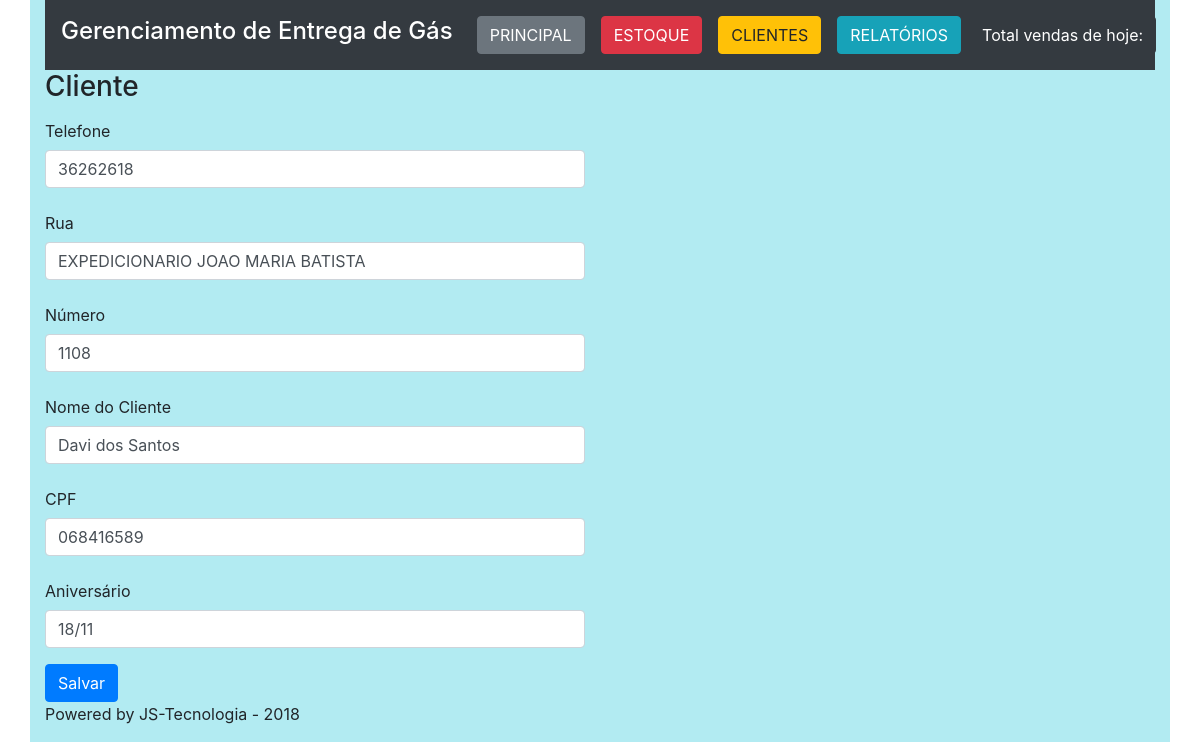
Screenshot of /novoCliente.php?id=17 with the database file from the repository.
### tables this page shows
CREATE TABLE `telefone` (
  `id` int(11) NOT NULL,
  `ddd` varchar(2) NOT NULL,
  `numero` varchar(10) NOT NULL,
  `cliente_id` int(11) NOT NULL
);

CREATE TABLE `cep` (
  `cep` int(8) UNSIGNED ZEROFILL NOT NULL,
  `logradouro` varchar(45) NOT NULL,
  `bairro` varchar(45) NOT NULL,
  `cidade` varchar(60) NOT NULL,
  `uf` char(2) NOT NULL
);

CREATE TABLE `cliente` (
  `id` int(11) NOT NULL,
  `numero` varchar(8) NOT NULL,
  `nome` varchar(45) NOT NULL,
  `cpf` varchar(45) DEFAULT NULL,
  `aniversario` varchar(10) DEFAULT NULL,
  `cep` int(8) DEFAULT NULL
);

### autoload.php (called while the page is built, shortened)
<?php
spl_autoload_register(function ($class){
    $pastas = ['daos', 'models'];
 });
?>

### classes/daos/Model.php (called while the page is built, shortened)
<?php
class Model{
		protected $table;
		protected $db;
		protected $class;
		private $host = 'localhost';
		private $user = 'root';
		private $pass = '';
		private $dbase = 'gas';
		public function __construct(){
	        try{
		        $this->db = new PDO('mysql:host=' . $this->host . ';dbname=' . $this->dbase, $this->user, $this->pass);
		        $this->db->setAttribute(PDO::ATTR_ERRMODE, PDO::ERRMODE_EXCEPTION);
	        } catch (PDOException $erro) {
	            echo "Aconteceu o seguinte erro**** " . $erro->getMessage();
        	}
    	}
		public function procurar($id){
			$sql = $this->db->prepare("SELECT * FROM {$this->table} WHERE id = {$id}");
			$sql->setFetchMode(PDO::FETCH_CLASS, $this->class);
			$sql->execute();
			return $sql->fetch();
		}
	}
?>

### classes/daos/TelefoneDAO.php (called while the page is built, shortened)
<?php
require_once 'Model.php';
class TelefoneDAO extends Model{
	function __construct(){
		$this->class = 'Telefone';
		$this->table = 'telefone';
	}
	public function procuraTelCli($cliente_id){
		$sql = $this->db->prepare("SELECT * FROM {$this->table} WHERE cliente_id = {$cliente_id} ORDER BY id DESC LIMIT 1");
		$sql->setFetchMode(PDO::FETCH_CLASS, $this->class);
		$sql->execute();
		return $sql->fetch();
	}
}
?>

### classes/models/Telefone.php (called while the page is built, shortened)
<?php
class Telefone{
		private $numero;
    public function getNumero()
    {
        return $this->numero;
    }
}
?>

### classes/daos/ClienteDAO.php (called while the page is built, shortened)
<?php
require_once 'Model.php';
class ClienteDAO extends Model{
	function __construct(){
		$this->class = 'Cliente';
		$this->table = 'cliente';
	}
}
?>

### classes/models/Cliente.php (called while the page is built, shortened)
<?php
class Cliente{
		private $numero;
		private $cep;
		private $nome;
		private $cpf;
		private $aniversario;
    public function getNumero()
    {
        return $this->numero;
    }
    public function getCep()
    {
        return $this->cep;
    }
    public function getNome()
    {
        return $this->nome;
    }
    public function getCpf()
    {
        return $this->cpf;
    }
    public function getAniversario()
    {
        return $this->aniversario;
    }
}
?>

### classes/daos/CepDAO.php (called while the page is built, shortened)
<?php
require_once 'Model.php';
class CepDAO extends Model{
	function __construct(){
		$this->class = 'Cep';
		$this->table = 'cep';
	}
	public function procuraCep($cep){
			$sql = $this->db->prepare("SELECT * FROM {$this->table} WHERE cep = {$cep}");
			$sql->setFetchMode(PDO::FETCH_CLASS, $this->class);
			$sql->execute();
			return $sql->fetch();
		}
}
?>

### classes/models/Cep.php (called while the page is built, shortened)
<?php
class Cep{
		private $logradouro;
    public function getLogradouro()
    {
        return $this->logradouro;
    }
}
?>

### novoCliente.php (the view, shortened to what this page needs)
<?php
    require_once('layout/header.php');
    $cliente = new Cliente();
    $clienteDAO = new ClienteDAO();
    $telefone = new Telefone();
    $telefoneDAO = new TelefoneDAO();
    $cep = new Cep();
    $cepDAO = new CepDAO();
    if (isset($_GET['id'])) {
      $cliente = $clienteDAO->procurar($_GET['id']);
      $telefone = $telefoneDAO->procuraTelCli($_GET['id']);
      $cep = $cepDAO->procuraCep($cliente->getCep());
      $acao = 'alterar';
    }else{
      $acao = 'cadastrar';
    }
    if (isset($_GET['msg'])) {
      $msg = ($_GET['msg']);
    } else{$msg = "";}
?>
      <div class="bs-docs-section">
        <div class="row">
          <div class="col-lg-6">
            <div class="page-header">
              <h3 id="forms">Cliente <?php if ($msg) {echo $msg;} ?></h3>
            </div>
            <div class="bs-component">
              <form action="mantemCliente.php?acao=<?php echo $acao; ?>" method = "post">
                <fieldset>
                  <div class="form-group">
                    <label class="col-form-label" for="numero">Telefone</label>
                    <input value="<?php if ($telefone) {echo $telefone->getNumero();} else echo $_GET['telefone'] ?>" type="text" class="form-control fone" id="telefone" name = "telefone"  placeholder="Digite o telefone...">
                  </div>
                  <div class="form-group">
                    <label class="col-form-label" for="rua">Rua</label>
                    <input value="<?php echo $cep->getLogradouro(); ?>" type="text" class="form-control " id="rua" name = "rua"  placeholder="Digite o nome da rua...">
                  </div>
                 <div class="form-group">
                    <label class="col-form-label" for="numero">Número</label>
                    <input value="<?php echo $cliente->getNumero(); ?>" type="text" class="form-control " id="numero" name = "numero"  placeholder="Digite o numero da casa...">
                  </div>
                  <div class="form-group">
                    <label class="col-form-label" for="rua">Nome do Cliente</label>
                    <input value="<?php echo $cliente->getNome(); ?>" type="text" class="form-control " id="nome" name = "nome"  placeholder="Digite o nome do cliente...">
                  </div>
                  <div class="form-group">
                    <label class="col-form-label" for="rua">CPF</label>
                    <input value="<?php echo $cliente->getCpf(); ?>" type="text" class="form-control " id="cpf" name = "cpf"  placeholder="Digite o CPF...">
                  </div>
                  <div class="form-group">
                    <label class="col-form-label" for="rua">Aniversário</label>
                    <input value="<?php echo $cliente->getAniversario(); ?>" type="text" class="form-control niver" id="aniversario" name = "aniversario"  placeholder="Digite o dia e o mês do aniversário...">
                  </div>
                </fieldset>
                  <button type="submit" class="btn btn-primary">Salvar</button>
              </form>
            </div>
          </div>
        </div>
      </div>
<?php
    require_once('layout/footer.php');
?>

### rows the page displays
telefone: telefone "36262618"
cep: rua "EXPEDICIONARIO JOAO MARIA BATISTA"
cliente: numero "1108", nome "Davi dos Santos", cpf "068416589", aniversario "18/11"
